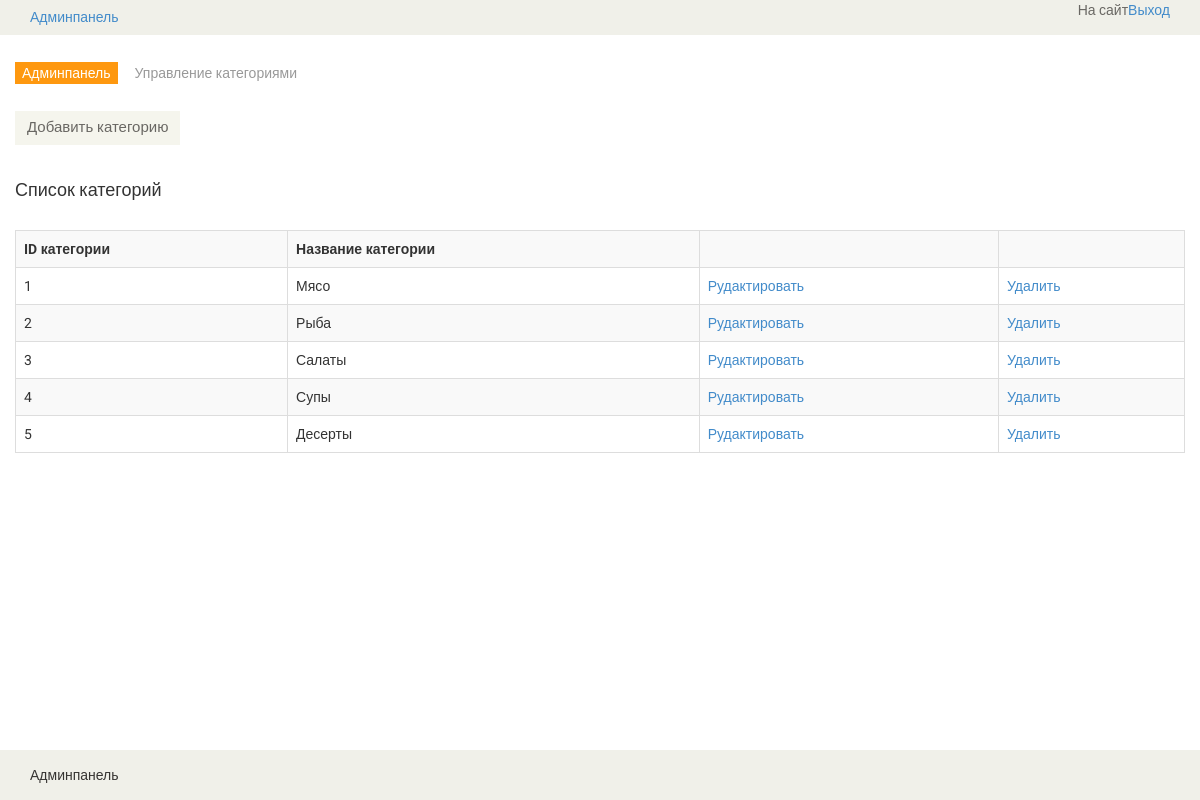
The page /admin/category (signed in) on the database its author committed.
### tables this page shows
CREATE TABLE `categories` (
  `id` int(10) NOT NULL,
  `name_cat` varchar(64) NOT NULL
);

### config/Routes.php (called while the page is built)
<?php
return array(
    'recipes/one/([0-9]+)' => 'recipes/oneart/$1',
    'recipes/([0-9]+)' => 'recipes/recipes/$1',
    'recipes' => 'recipes/all',
    'admin/registration' => 'admin/registration',
    'admin/articles/([0-9]+)' => 'admin/artdelete/$1',
    'admin/addedarticles' => 'admin/addart',
    'admin/addart' => 'admin/addart',
    'admin/edit/([0-9]+)' => 'admin/editart/$1',
    'admin/articles' => 'admin/articles',
    'admin/category/([0-9]+)' => 'admin/catdelete/$1',
    'admin/addcat' => 'admin/addcat',
    'admin/category' => 'admin/category',
    'admin/update/([0-9]+)' => 'admin/update/$1',
    'admin' => 'admin/admin',
    'exit' => 'admin/destroy',
    '' => 'main/index',
);

### index.php (called while the page is built, shortened)
<?php
require_once(ROOT . '/components/Route.php');
$callRoute = new Route();
$callRoute->run();

### models/WorkFromLayout.php (called while the page is built, shortened)
<?php
class WorkWithLayout
{
   public static function getAllCategories()
   {
      $db = ConnectionDB::getConnection();
      $sql = "SELECT * FROM `categories`";
      $stmt = $db->query($sql);
      $name_cat = $stmt->fetchAll(PDO::FETCH_ASSOC);
      return $name_cat;
   }
}

### views/admin/admin_form/admin_category.php (the view)
<section>
    <div class="container">
        <div class="row">
            <br/>
            <div class="breadcrumbs">
                <ol class="breadcrumb">
                    <li><a href="/admin">Админпанель</a></li>
                    <li class="active">Управление категориями</li>
                </ol>
            </div>
            <a href="/admin/addcat" class="btn btn-default back"> Добавить категорию</a>
            <h4>Список категорий</h4>
            <br/>
            <table class="table-bordered table-striped table">
                <tr>
                    <th>ID категории</th>
                    <th>Название категории</th>
                    <th></th>
                    <th></th>
                </tr>
               <?php foreach ($categories as $category): ?>
                   <tr>
                       <td><?= $category['id']; ?></td>
                       <td><?= $category['name_cat']; ?></td>
                       <td><a href="/admin/update/<?= $category['id']; ?>" title="Редактировать">Рудактировать</a></td>
                       <td><a href="/admin/category/<?= $category['id']; ?>" title="Удалить">Удалить</a></td>
                   </tr>
               <?php
               endforeach;
               ?>
            </table>
        </div>
    </div>
</section>

### components/Route.php (shortened to what this page needs)
<?php
class Route
{
   private $routes = [];
   function __construct()
   {
      $RoutesPath = ROOT . ('/config/Routes.php');
      $this->routes = include "$RoutesPath";
   }
   private function getUri()
   {
      if (!empty($_SERVER['REQUEST_URI'])) {
         return trim($_SERVER['REQUEST_URI']);
      }
   }
   public function run()
   {
      $uri = $this->getUri();
      foreach ($this->routes as $uriPattern => $path) {
         if (preg_match("#^/$uriPattern$#", $uri)) {
            $uriElement = preg_replace("#$uriPattern#", $path, $uri);
            $uriElement = trim($uriElement, '/');
            $elemConroller = explode('/', $uriElement);
            $nameController = ucfirst(array_shift($elemConroller)) . 'Controller';
            $nameAction = 'action' . ucfirst(array_shift($elemConroller));
            $controllerFilePath = ROOT . "/controllers/" . $nameController . '.php';
            if (file_exists($controllerFilePath)) {
               $objectController = new $nameController;
               $parametrs = $elemConroller;
               $result = call_user_func_array(array($objectController, $nameAction), $parametrs);
               break;
            }
         }
      }
   }
}

### template/css/main.css (style rules this page uses)
body { font-family: 'Roboto', sans-serif; background:; position: relative; font-weight:400px; }
html, body { height: 100%; margin: 0; padding: 0; }
a { -webkit-transition: 300ms; -moz-transition: 300ms; -o-transition: 300ms; transition: 300ms; }
h1, h2, h3, h4, h5, h6 { font-family: 'Roboto', sans-serif; }
.add-to-cart, .checkout, .back { background:#F5F5ED; border: 0 none; border-radius: 0; color: #696763; font-family: 'Roboto', sans-serif; font-size: 15px; margin-bottom: 25px; }
.breadcrumbs { position: relative; }
.breadcrumbs .breadcrumb { background:transparent; padding-left: 0; }
.breadcrumbs .breadcrumb li a { background:#FE980F; color: #FFFFFF; padding: 3px 7px; }
.breadcrumbs .breadcrumb > li + li:before { content: " "; }

### rows shown on the page
categories: id "1", name_cat "Мясо"
categories: id "2", name_cat "Рыба"
categories: id "3", name_cat "Салаты"
categories: id "4", name_cat "Супы"
categories: id "5", name_cat "Десерты"
